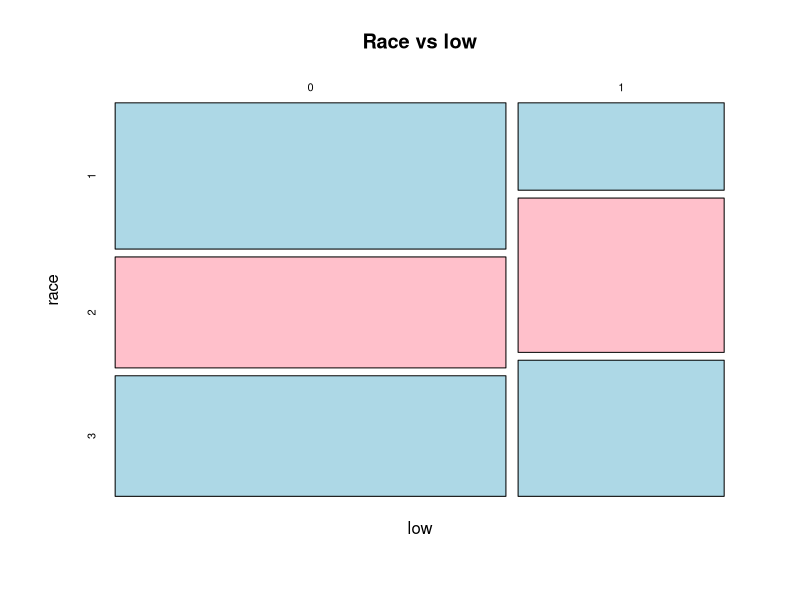
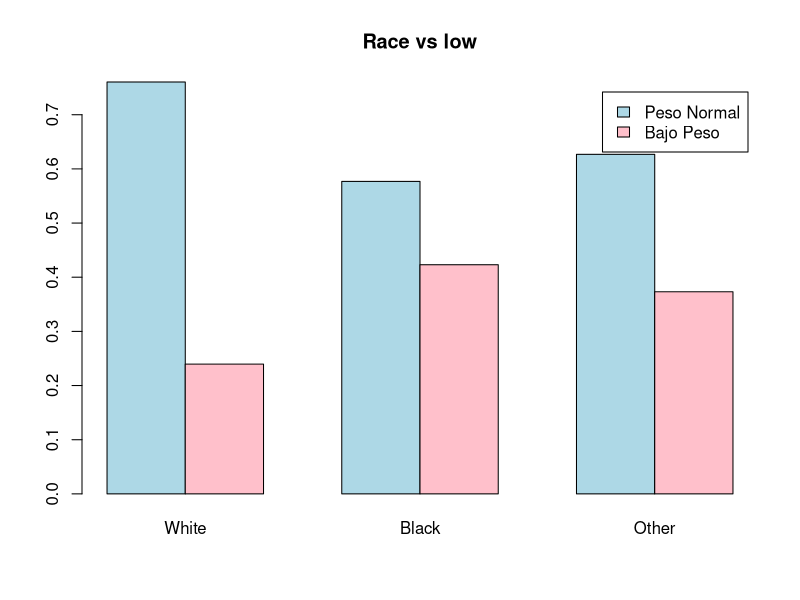
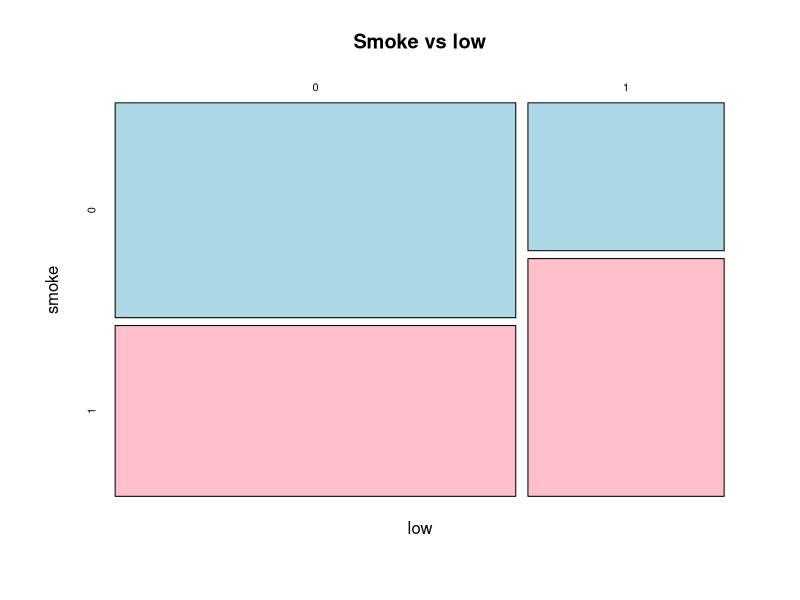
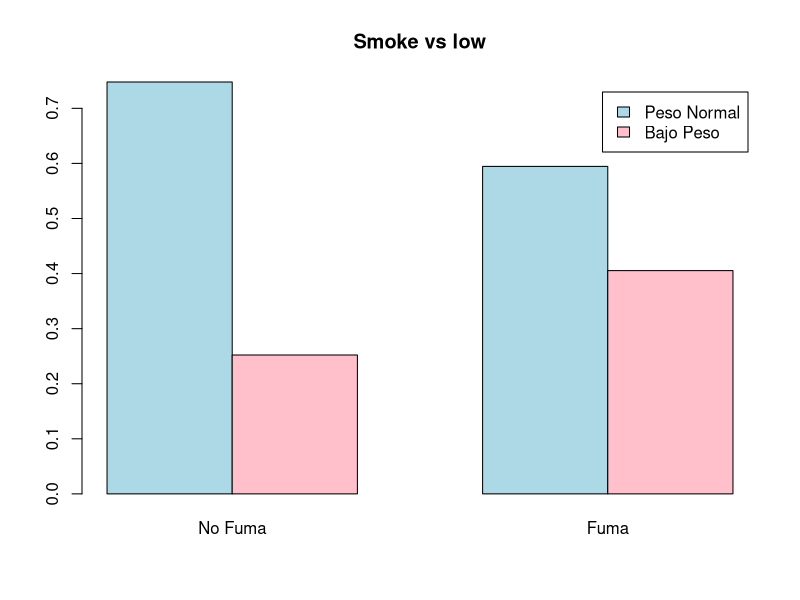
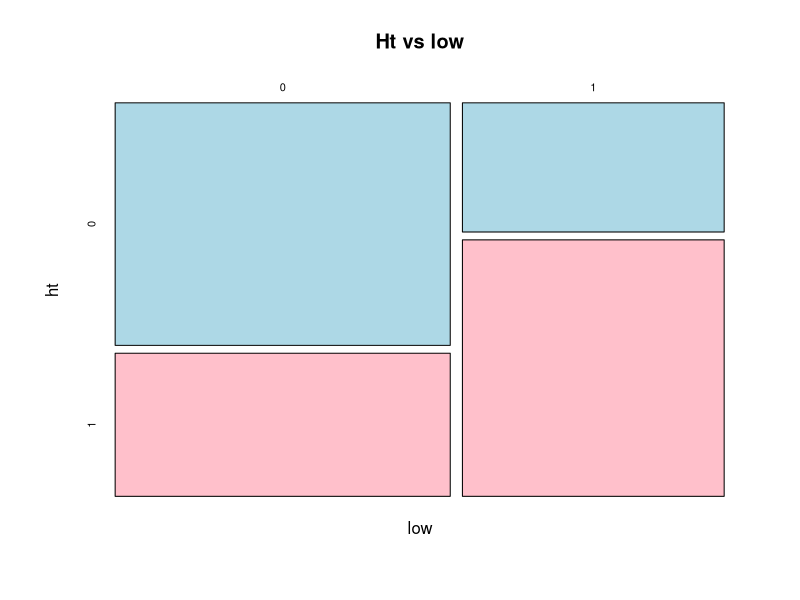
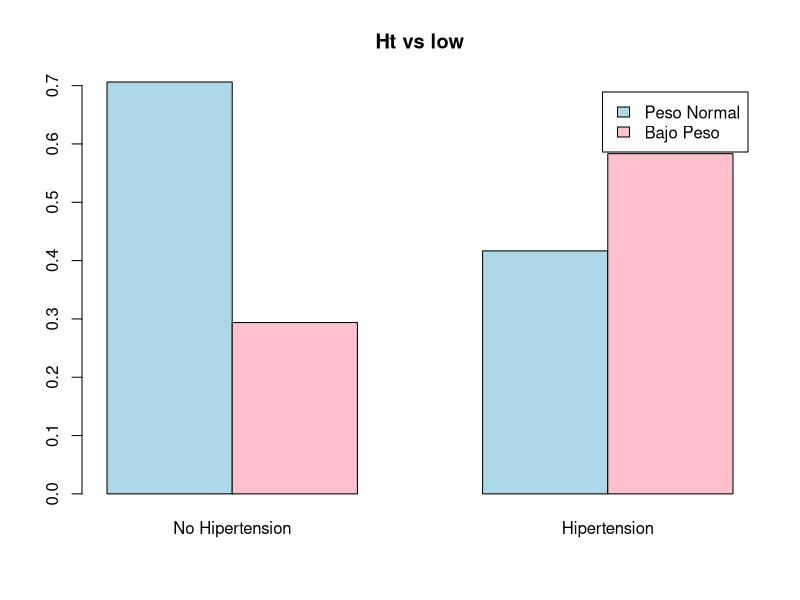
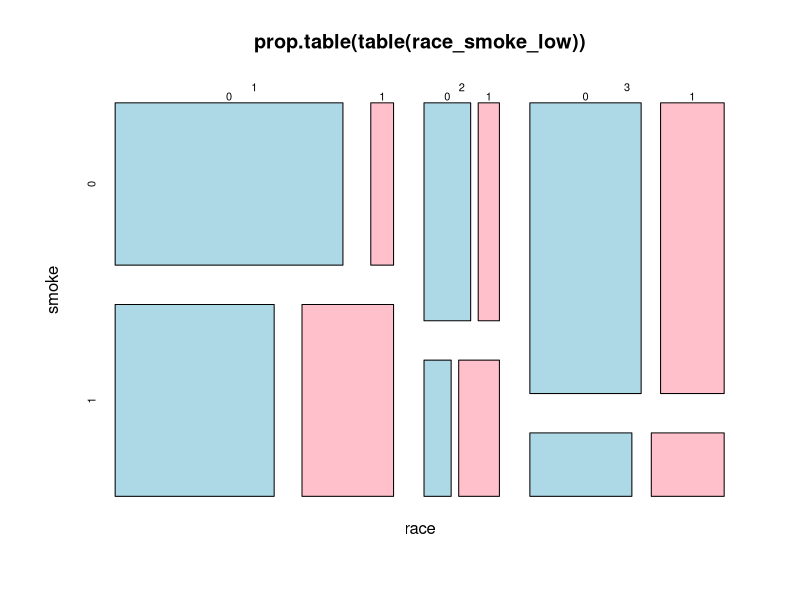

These charts were generated, in order, by the following R code:
install.packages("MASS")
library("MASS")
str(birthwt)
help(birthwt)
head(birthwt)
race_low <- birthwt[c("low", "race")]
race_low
prop.table(table(race_low), margin = 2)
mosaicplot(prop.table(table(race_low), margin = 2), col = c("lightblue", "pink"), main = "Race vs low")
barplot(prop.table(table(race_low), margin = 2), col = c("lightblue", "pink"), main = "Race vs low", beside = TRUE, legend.text = c("Peso Normal", "Bajo Peso"), names = c("White", "Black", "Other"))

#La conclusion que podemos obtener es que las mujeres de raza blanca son menos propensas a tener un bebe que este bajo de peso al momento de nacer comparado con las mujeres de otra raza cualquiera

smoke_low <- birthwt[c("low", "smoke")]
smoke_low
prop.table(table(smoke_low), margin = 2)
mosaicplot(prop.table(table(smoke_low), margin = 2), col = c("lightblue", "pink"), main = "Smoke vs low")
barplot(prop.table(table(smoke_low), margin = 2), col = c("lightblue", "pink"), main = "Smoke vs low", beside = TRUE, legend.text = c("Peso Normal", "Bajo Peso"), names = c("No Fuma", "Fuma"))

#La conclusion que podemos obtener es que las mujeres que no fumaron durante el embarazo son menos propensas a tener un bebe que este bajo de peso al momento de nacer comparado con las mujeres que fumaron durante el embarazo

ht_low <- birthwt[c("low", "ht")]
ht_low
prop.table(table(ht_low), margin = 2)
mosaicplot(prop.table(table(ht_low), margin = 2), col = c("lightblue", "pink"), main = "Ht vs low")
barplot(prop.table(table(ht_low), margin = 2), col = c("lightblue", "pink"), main = "Ht vs low", beside = TRUE, legend.text = c("Peso Normal", "Bajo Peso"), names = c("No Hipertension", "Hipertension"))

#La conclusion que podemos obtener es que las mujeres que no sufren de hipertension son menos propensas a tener un bebe que este bajo de peso al momento de nacer comparado con las mujeres que tienen hipertension

race_smoke_low <- birthwt[c("race", "smoke","low")]
prop.table(table(race_smoke_low), margin = c(1,2))
mosaicplot(prop.table(table(race_smoke_low)), col = c("lightblue", "pink"))
